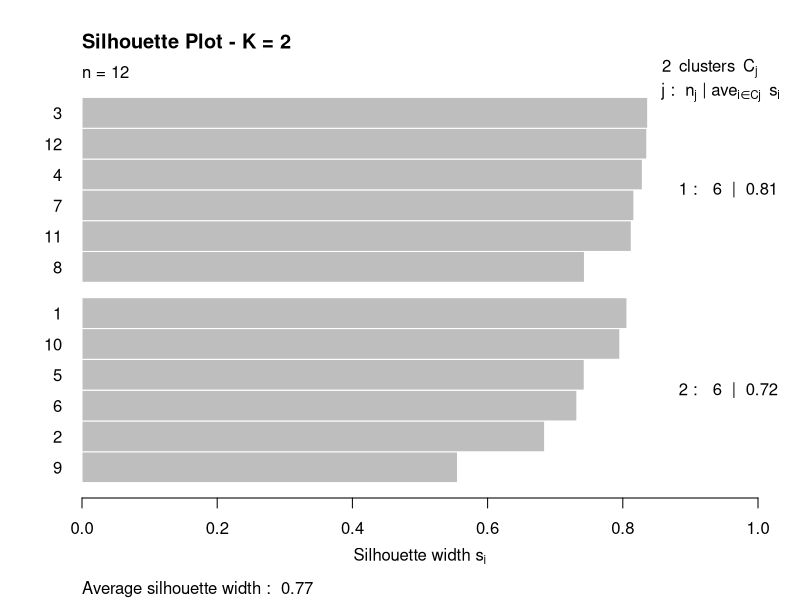
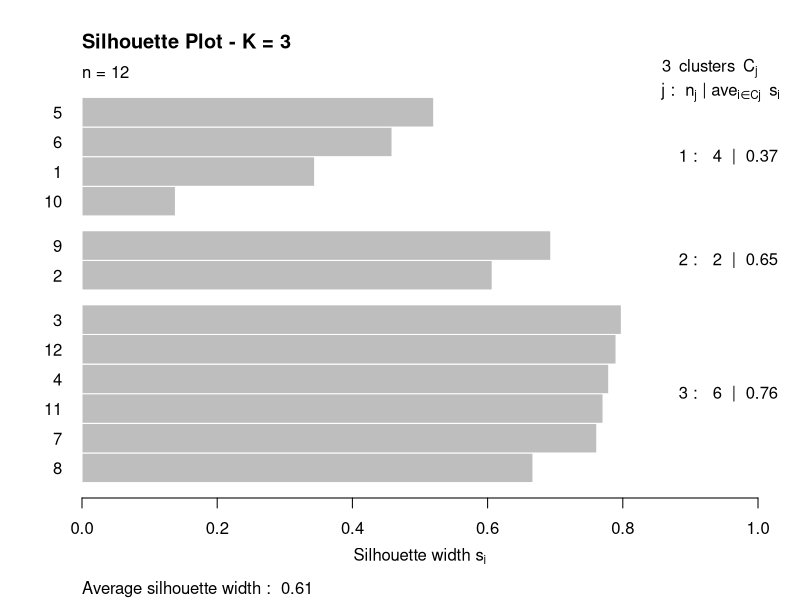
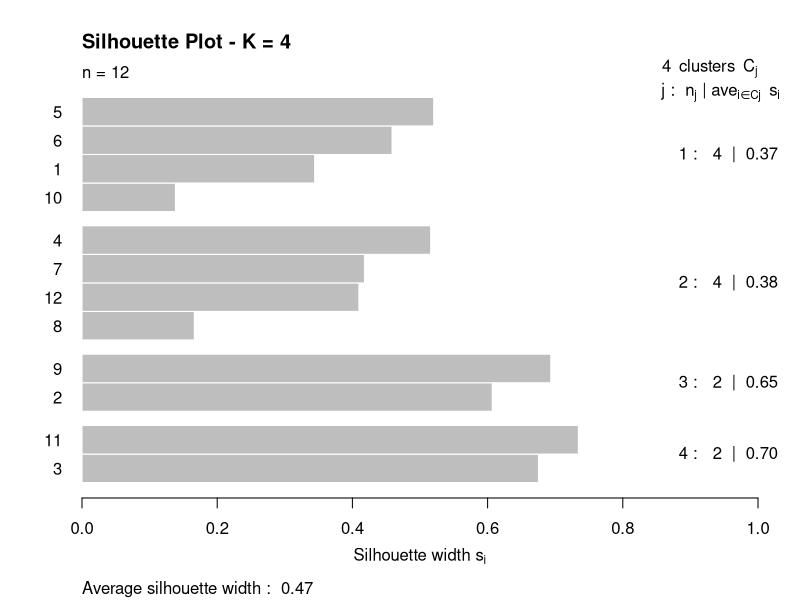

Reproduce these figures in R, in order.
data <- data.frame(
  Emails_Opened = c(80,75,20,25,85,90,30,35,70,78,15,22),
  Clicks_Per_Email = c(5,4,1,2,6,5,2,1,4,5,1,2),
  Time_Spent = c(40,35,10,15,45,50,12,18,30,38,8,14)
)

data_scaled <- scale(data)

set.seed(123)

k2 <- kmeans(data_scaled, centers = 2, nstart = 25)
k3 <- kmeans(data_scaled, centers = 3, nstart = 25)
k4 <- kmeans(data_scaled, centers = 4, nstart = 25)

print(k2)
print(k3)
print(k4)

data$Cluster_K2 <- k2$cluster
data$Cluster_K3 <- k3$cluster
data$Cluster_K4 <- k4$cluster

print(data)

library(cluster)

sil2 <- silhouette(k2$cluster, dist(data_scaled))
sil3 <- silhouette(k3$cluster, dist(data_scaled))
sil4 <- silhouette(k4$cluster, dist(data_scaled))

cat("K = 2 Silhouette Score:", mean(sil2[,3]), "\n")
cat("K = 3 Silhouette Score:", mean(sil3[,3]), "\n")
cat("K = 4 Silhouette Score:", mean(sil4[,3]), "\n")

plot(sil2, main = "Silhouette Plot - K = 2")
plot(sil3, main = "Silhouette Plot - K = 3")
plot(sil4, main = "Silhouette Plot - K = 4")
